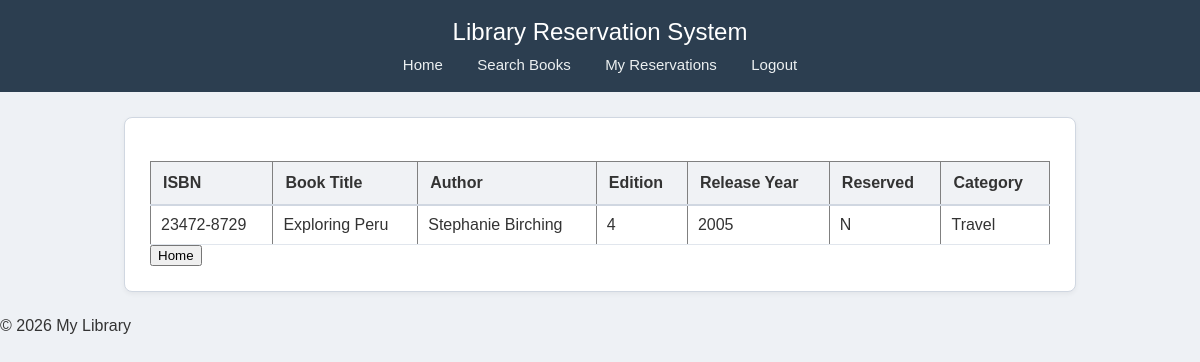
The page /view.php?id=23472-8729 (signed in) on the database its author committed.
### tables this page shows
CREATE TABLE `books` (
  `ISBN` varchar(20) NOT NULL,
  `BookTitle` varchar(40) NOT NULL,
  `Author` varchar(40) NOT NULL,
  `Edition` int(2) NOT NULL,
  `Year` year(4) NOT NULL,
  `CategoryID` int(3) NOT NULL,
  `Reserved` char(1) NOT NULL
);

CREATE TABLE `categories` (
  `CategoryID` int(3) NOT NULL,
  `CategoryDescription` varchar(20) NOT NULL
);

### view.php (the view, shortened to what this page needs)
<?php
require_once "header.php";
require_once "database.php";
$isbn = $conn -> real_escape_string($_GET['id']);
$sql = "SELECT b.ISBN, b.BookTitle, b.Author, b.Edition, b.Year,
               b.Reserved, c.CategoryDescription
        FROM books b
        JOIN categories c ON b.CategoryID = c.CategoryID
        WHERE b.ISBN = '$isbn'";
        $result = $conn->query($sql);
if ($result->num_rows === 0) {
        echo "0 results";
} else {
    echo "<table border='1'>";
    echo "<tr>
            <th>ISBN</th>
            <th>Book Title</th>
            <th>Author</th>
            <th>Edition</th>
            <th>Release Year</th>
            <th>Reserved</th>
            <th>Category</th>
        </tr>";
    $row = $result->fetch_assoc();
        echo "<tr><td>";
        echo (htmlentities($row["ISBN"]));
        echo ("</td><td>");
        echo (htmlentities($row["BookTitle"]));
        echo ("</td><td>");
        echo (htmlentities($row["Author"]));
        echo ("</td><td>");
        echo (htmlentities($row["Edition"]));
        echo ("</td><td>");
        echo (htmlentities($row["Year"]));
        echo ("</td><td>");
        echo (htmlentities($row["Reserved"]));
        echo ("</td><td>");
        echo (htmlentities($row["CategoryDescription"]));
        echo ("</td></tr>\n");
    echo "</table>";
}
?>
<input type="button" value="Home" onclick="location.href='index.php'; return false;">
<?php
require_once "footer.php";
?>

### styles.css (style rules this page uses)
body { font-family: Arial, Helvetica, sans-serif; background: #eef1f5; margin: 0; padding: 0; color: #333; }
table { width: 100%; border-collapse: collapse; margin-top: 18px; background: #fff; }
table th { background-color: #f0f2f5; padding: 12px; text-align: left; border-bottom: 2px solid #d0d7e1; }
table td { border-bottom: 1px solid #e1e6ed; padding: 10px; }

### rows shown on the page
books: ISBN "23472-8729", BookTitle "Exploring Peru", Author "Stephanie Birching", Edition "4", Year "2005", Reserved "N", CategoryID.CategoryDescription "Travel"
